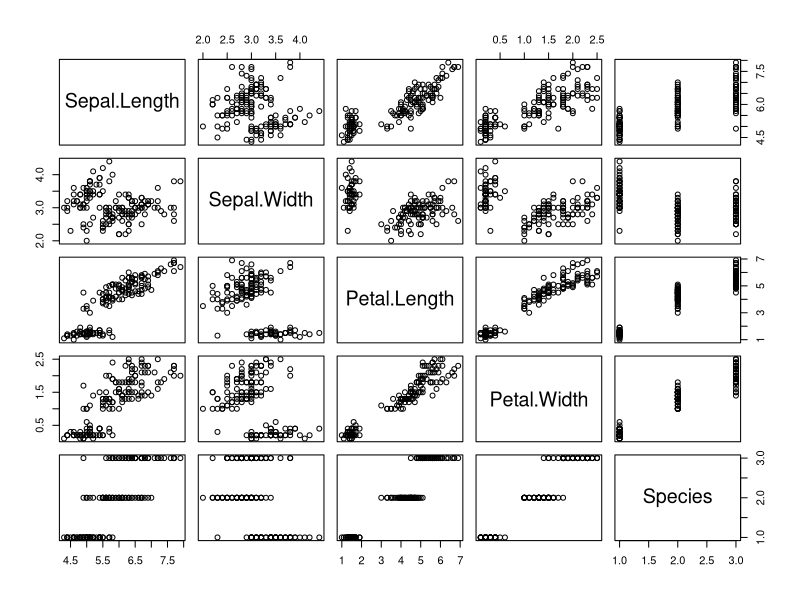
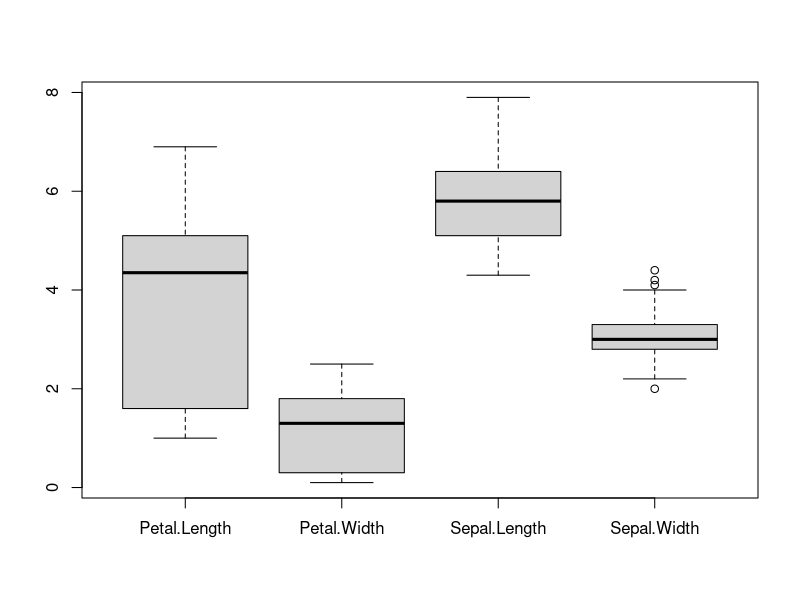
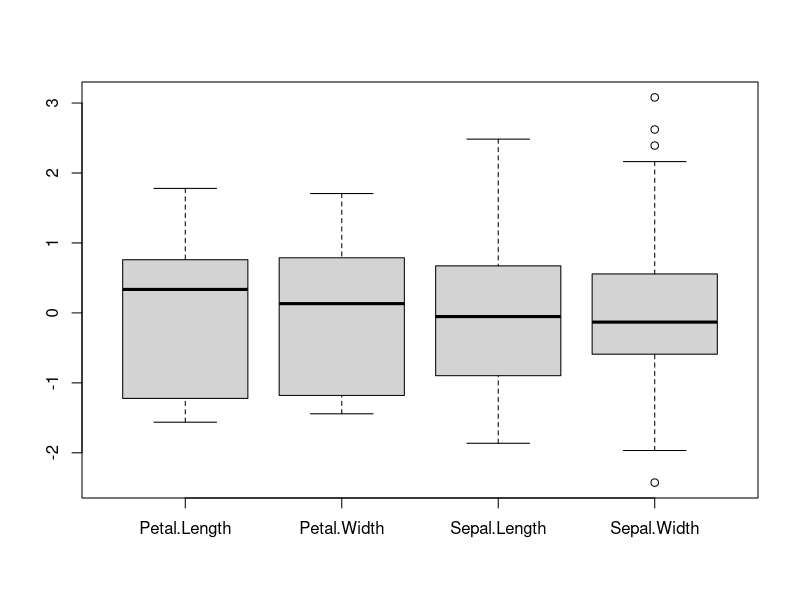
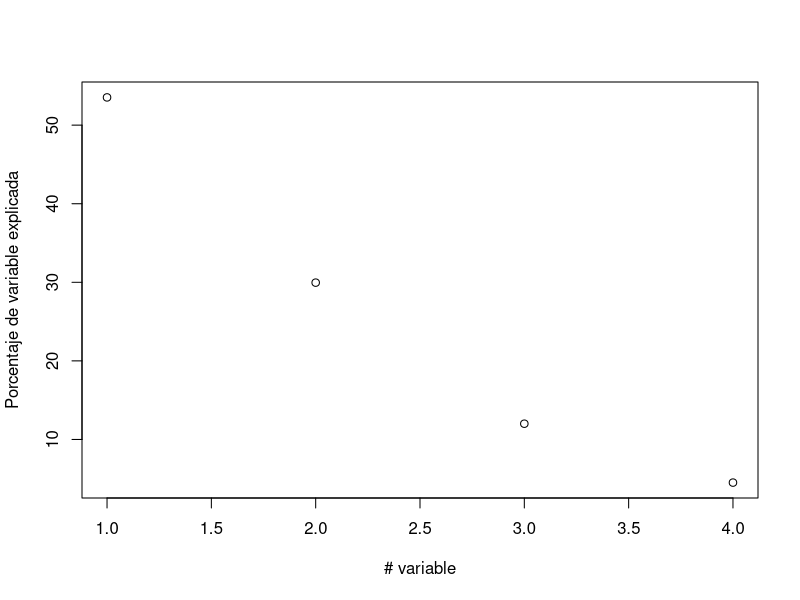
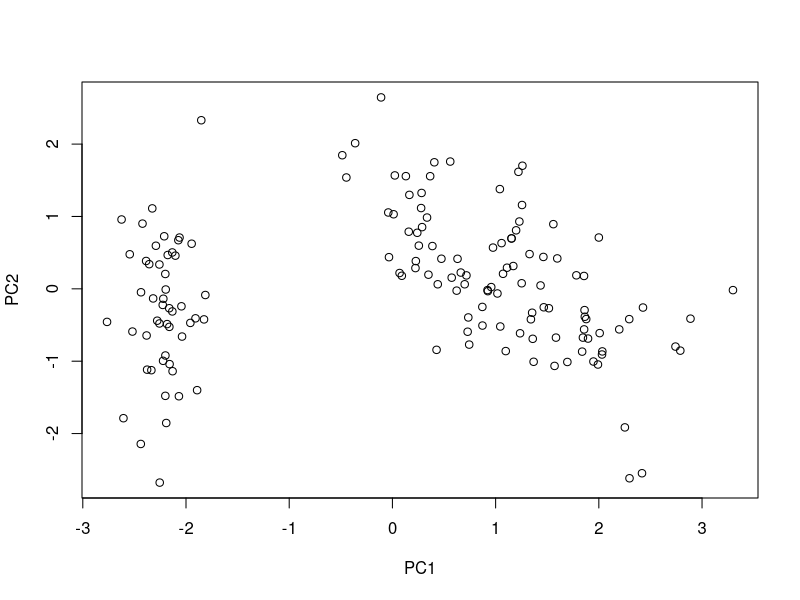
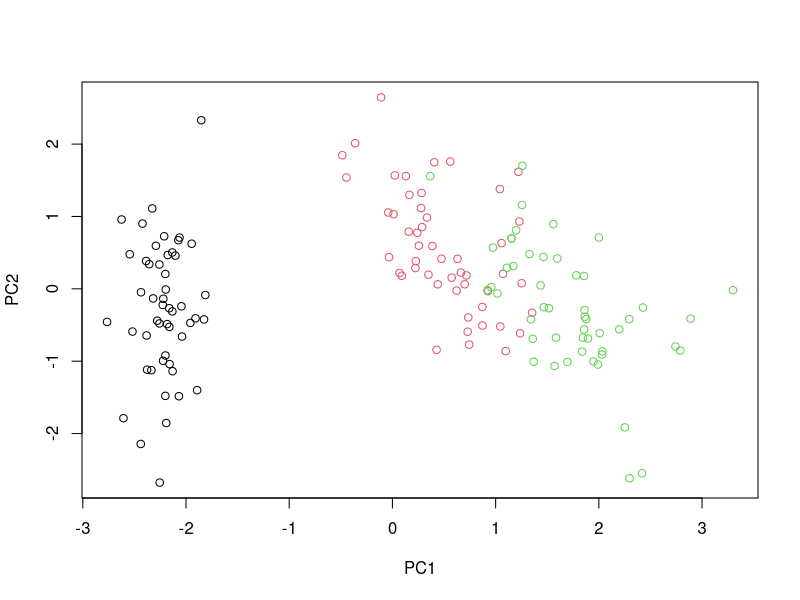

The R script that drew these images, in order: (Note: this script raises an error after producing the figures.)
#################################################################
#              Curso de análisis de datos con R
#          Machine learning: aprendizaje supervisado
#################################################################

#Veamos datos de iris
#This famous (Fisher's or Anderson's) iris data set gives the measurements 
#in centimeters of the variables sepal length and width and petal length and 
#width, respectively, for 50 flowers from each of 3 species of iris. 
#The species are Iris setosa, versicolor, and virginica.

#Exploremos el dataset
View(iris)
colnames(iris)
head(iris)
nrow(iris)
table(iris$Species)
summary(iris)

#Exploremos el dataset graficamente
pairs(iris)
#Alguna de las variables alcanza para distinguir cada especie?

#Grafiquemos los puntos, pero tenemos 4 variables, como podemos hacer?
#PCA!

#Ojo que cada variable esta en una escala diferente (e incluso podrian estar en unidades diferentes m, g, s, etc).
#Tenemos que escalear las variables para que sean comparables
boxplot(iris[, c("Petal.Length", "Petal.Width", "Sepal.Length", "Sepal.Width")])

#resta la media para centrar y divide por el desvio estandar para que todo quede en unidades de desvio estandar
#z = (x-media)/desvio estandar
iris_escalado <- scale(iris[, c("Petal.Length", "Petal.Width", "Sepal.Length", "Sepal.Width")])

#Veamos que informacion hay en iris_escalado
iris_escalado
boxplot(iris_escalado)

#Hacemos PCA
pca <- prcomp(iris_escalado)

#Vemos que porcentaje de varianza explica cada nueva variable
plot(pca$sdev/sum(pca$sdev)*100, xlab = "# variable", ylab = "Porcentaje de variable explicada")
#Con las dos primeras variables ya explicamos mas de un 90%, asi que el grafico en dos dimensiones deberia ser bastante representativo

plot(pca$x[, 1:2])
#Que se observa? a que se puede deber?

#Grafiquemos pero pintemos de un color distinto cada especie
plot(pca$x[, 1:2], col=iris$Species)

#Midamos algunas plantas nuevas, cómo podríamos clasificarlas?
plantas_nuevas <- data.frame(Sepal.Length = c(5.7, 6, 2), Sepal.Width = c(3.2, 2.5, 4), Petal.Length = c(4, 2.5, 6), Petal.Width = c(0.8, 0.75, 2))

#No nos olvidemos de pasarlas a las escalas nuevas, usamos de nuevo scale pero con los datos que obtuvimos antes
plantas_nuevas_escaleadas <- scale(plantas_nuevas, center = attr(iris_escalado, "scaled:center"), scale = attr(iris_escalado, "scaled:scale"))

as.matrix(plantas_nuevas_escaleadas)%*%pca$x

points(plantas_nuevas[, 1:2], col=c("violet", "cyan", "brown"), pch = 19)


#Idea! Podemos usar los vecinos más cercanos al punto para clasificar la nueva medición
#K Nearest Neighbors - K vecinos más cercanos
#Buscamos los K vecinos más próximos a la nueva medición. Qué medida usamos?

#Calculamos la distancia entre la primera planta nueva y las plantas viejas. Pero que es la distancia aca?
distancia <- dist()

#Buscamos los vecinos más próximos, para eso ordenamos las distancias de menor a mayor.
#Qué devuelve order? cuál es la diferencia con sort?
orden <- order(distancia, decreasing = F)

#Qué falta ahora?
K <- 3

#Veamos a qué especies corresponden los vecinos más próximos. 
iris$Species[orden[1:K]]
#Cuantos vecinos tiene de cada especie
vecinos <- table(iris$Species[orden[1:K]])
maximo_vecinos <- which.max(vecinos)
#A qué especie asignaríamos la nueva medición?
especie <- names(maximo_vecinos)
especie